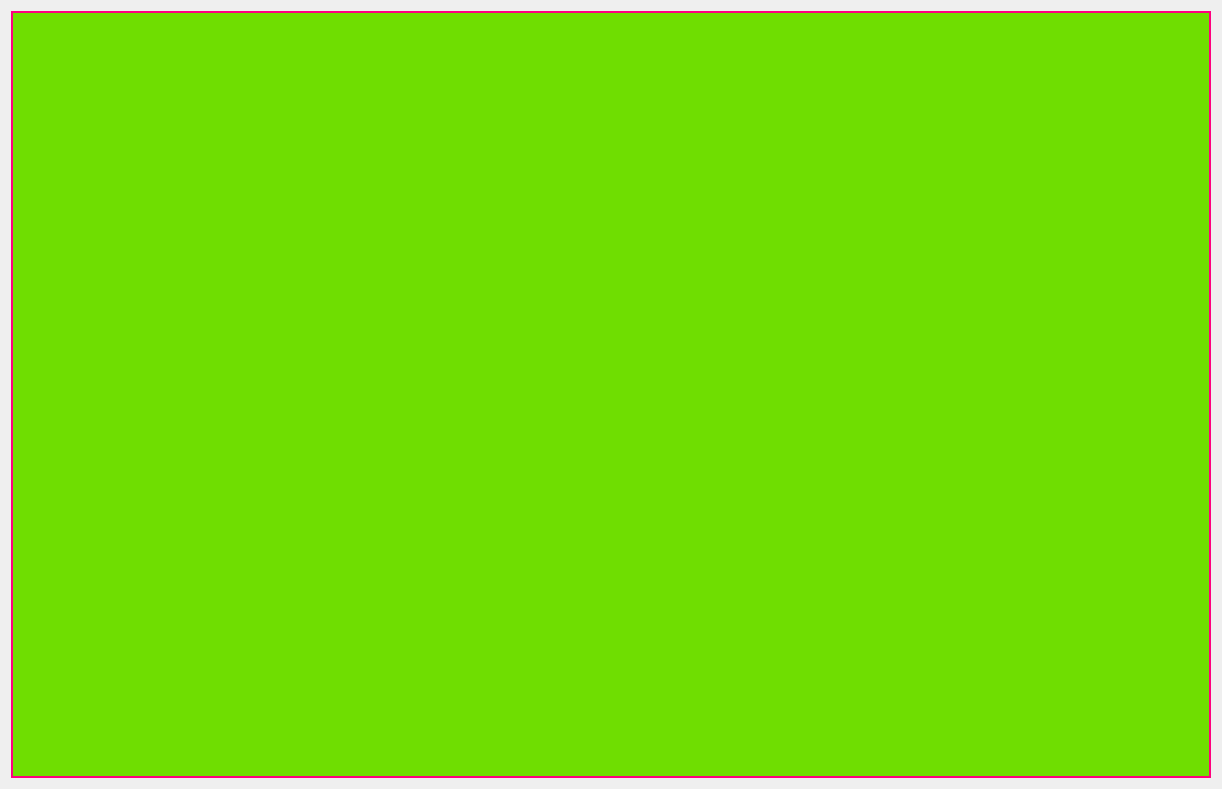
<?xml version="1.0" encoding="UTF-8"?>
<ui version="4.0">
 <class>BoardSnapshot</class>
 <widget class="QWidget" name="BoardSnapshot">
  <property name="geometry">
   <rect>
    <x>0</x>
    <y>0</y>
    <width>1222</width>
    <height>789</height>
   </rect>
  </property>
  <property name="sizePolicy">
   <sizepolicy hsizetype="Expanding" vsizetype="Expanding">
    <horstretch>0</horstretch>
    <verstretch>0</verstretch>
   </sizepolicy>
  </property>
  <property name="minimumSize">
   <size>
    <width>1222</width>
    <height>444</height>
   </size>
  </property>
  <property name="windowTitle">
   <string>Form</string>
  </property>
  <layout class="QVBoxLayout" name="verticalLayout">
   <item>
    <widget class="QWidget" name="onewdt" native="true">
     <property name="enabled">
      <bool>true</bool>
     </property>
     <property name="sizePolicy">
      <sizepolicy hsizetype="Expanding" vsizetype="Expanding">
       <horstretch>0</horstretch>
       <verstretch>0</verstretch>
      </sizepolicy>
     </property>
     <property name="minimumSize">
      <size>
       <width>1111</width>
       <height>333</height>
      </size>
     </property>
     <property name="styleSheet">
      <string notr="true">QWidget#onewdt{background-color: rgb(111, 222,1);border: 2px solid rgb(255, 0, 127);}</string>
     </property>
    </widget>
   </item>
  </layout>
 </widget>
 <resources/>
 <connections/>
</ui>
